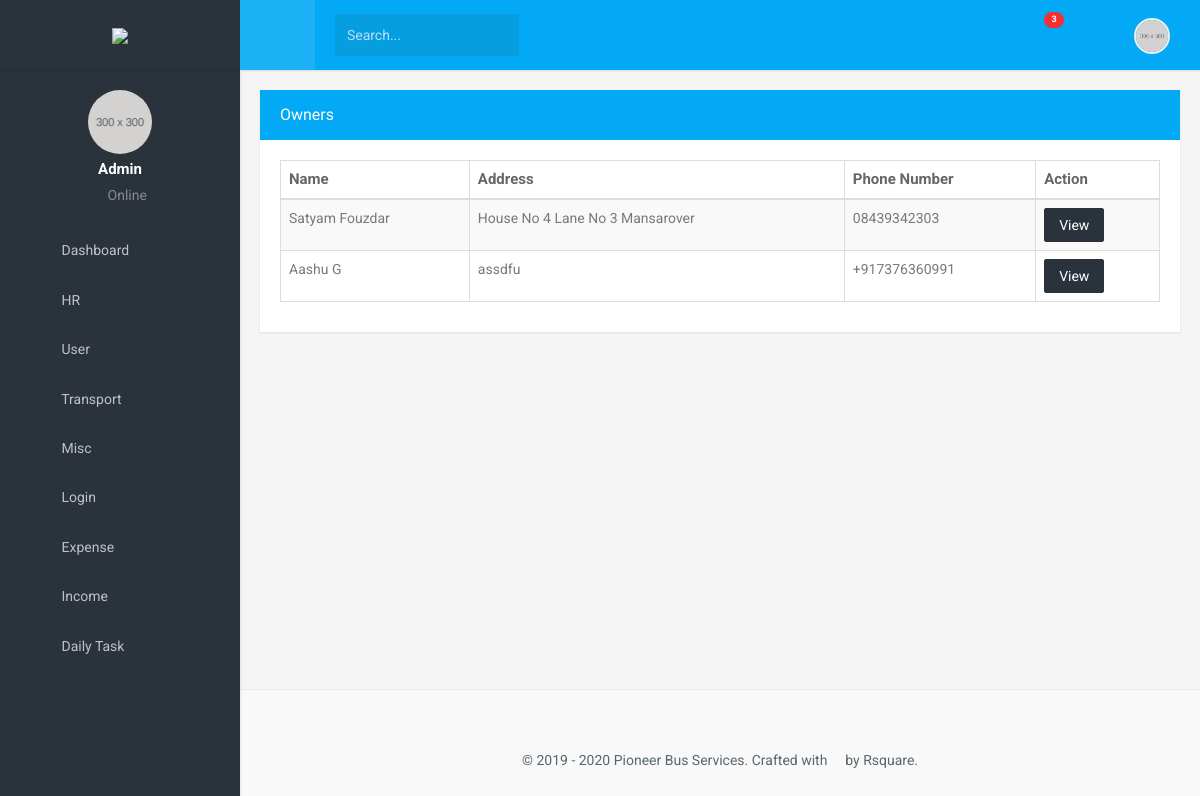
The app's page /owner/ (signed in) with its own data.
### website/models.py (models this page shows, shortened)
class Owner(models.Model):
    user = models.OneToOneField(PBSUser, on_delete=models.CASCADE, blank=True, null=True)
    first_name = models.CharField(max_length=55)
    last_name = models.CharField(max_length=55)
    address = models.CharField(max_length=120)
    phone_regex = RegexValidator(regex=r'^\+?1?\d{9,15}$',
                                 message="Phone number must be entered in the format: '+999999999'. Up to 15 digits allowed.")
    phone_number = models.CharField(validators=[phone_regex], max_length=17, )  # validators should be a list
    alternate_phone_number = models.CharField(validators=[phone_regex], max_length=17, blank=True)
    document = models.CharField(max_length=30)
    document_no = models.CharField(max_length=12)
    document_upload = models.ImageField(upload_to="documents/", null=True, blank=True)
    blood_group = models.CharField(max_length=3, null=True)

### website/views.py (the view)
# urls.py: path('owner/', views.owner, name='owners'),
@login_required
def owner(request):
    try:
        owners = Owner.objects.all()
    except Owner.DoesNotExists:
        raise Http404("No Owner Model Exists")
    return render(request, 'owners.html', {'owners': owners})

### templates/owners.html
{% extends 'dashboardlayout.html' %}
{% load static %}
{% load bootstrap3 %}
{% block content %}
     <div class="row">
                            <div class="col-md-12">
                                <div class="panel panel-primary">
                                    <div class="panel-heading">
                                        <div class="row">
                                            <div class="col-md-10">
                                                <h3 class="panel-title">Owners</h3>
                                            </div>
                                            <div class="col-md-2">
                                                <a class="headerlinks" href="{% url 'addowner' %}" style="color:white;"><span class="mdi mdi-plus-circle-outline " style="font-size: 30px;float: right"></span></a>
                                            </div>
                                        </div>
                                    </div>
                                    <div class="panel-body">
                                        <table id="datatable-responsive" class="table table-striped table-bordered dt-responsive nowrap" cellspacing="0" width="100%">
                                            <thead>
                                                <tr>
                                                    <th>Name</th>
                                                    <th>Address</th>
                                                    <th>Phone Number</th>
                                                    <th>Action</th>
                                                </tr>
                                            </thead>
                                            <tbody>
                                            {% for foo in owners %}
                                                <tr>
                                                    <td>{{foo.first_name}} {{ foo.last_name }}</td>
                                                    <td>{{foo.address}}</td>
                                                    <td> {{foo.phone_number}}</td>
                                                    <td>
                                                     <a href="{% url 'single-owner' foo.id %}">
                                                     <button class="btn btn-dark small" type="button">View</button>
                                                          </a>
                                                 </td>
                                                </tr>
                                            {% endfor %}
                                            </tbody>
                                        </table>
                                    </div>
                                </div>
                            </div>
                        </div>
                {% endblock %}

### static/assets/css/style.css (style rules this page uses)
body { background: #f5f5f5; font-family: 'Roboto', sans-serif; margin: 0; }
html { overflow-x: hidden; position: relative; min-height: 100%; background: #f5f5f5; }
h1, h2, h3, h4, h5, h6 { color: #2a323c; font-family: 'Prompt', sans-serif; margin: 10px 0; }
h3 { line-height: 30px; }
* { outline: none !important; }
.row { margin-right: -10px; margin-left: -10px; }
.col-lg-1, .col-lg-10, .col-lg-11, .col-lg-12, .col-lg-2, .col-lg-3, .col-lg-4, .col-lg-5, .col-lg-6, .col-lg-7, .col-lg-8, .col-lg-9, .col-md-1, .col-md-10, .col-md-11, .col-md-12, .col-md-2, .col-md-3, .col-md-4, .col-md-5, .col-md-6, .col-md-7, .col-md-8, .col-md-9, .col-sm-1, .col-sm-10, .col-sm-11, .col-sm-12, .col-sm-2, .col-sm-3, .col-sm-4, .col-sm-5, .col-sm-6, .col-sm-7, .col-sm-8, .col-sm-9, .col-xs-1, .col-xs-10, .col-xs-11, .col-xs-12, .col-xs-2, .col-xs-3, .col-xs-4, .col-xs-5, .col-xs-6, .col-xs-7, .col-xs-8, .col-xs-9 { padding-left: 10px; padding-right: 10px; }
.btn { border-radius: 2px; padding: 6px 14px; }
.btn-dark { background-color: #2a323c !important; border: 1px solid #2a323c !important; color: #ffffff; }
.panel { -moz-box-shadow: 0px 1px 2px 0px rgba(0, 0, 0, 0.1); -webkit-box-shadow: 0px 1px 2px 0px rgba(0, 0, 0, 0.1); border-radius: 0px; border: none; box-shadow: 0px 1px 2px 0px rgba(0, 0, 0, 0.1); margin-bottom: 20px; }
.panel .panel-body { padding: 20px; }
.panel-heading { border-radius: 0; border: none !important; padding: 10px 20px; }
.panel-title { margin-bottom: 0; margin-top: 0; font-family: 'Prompt', sans-serif; }
.panel-primary > .panel-heading { background-color: #03a9f4; }
.table { margin-bottom: 10px; }
tbody { color: #797979; }
th { color: #666666; font-size: 15px; }

### records on screen
Owner: first_name "Satyam", last_name "Fouzdar", address "House No 4 Lane No 3 Mansarover", phone_number "08439342303"
Owner: first_name "Aashu", last_name "G", address "assdfu", phone_number "+917376360991"
